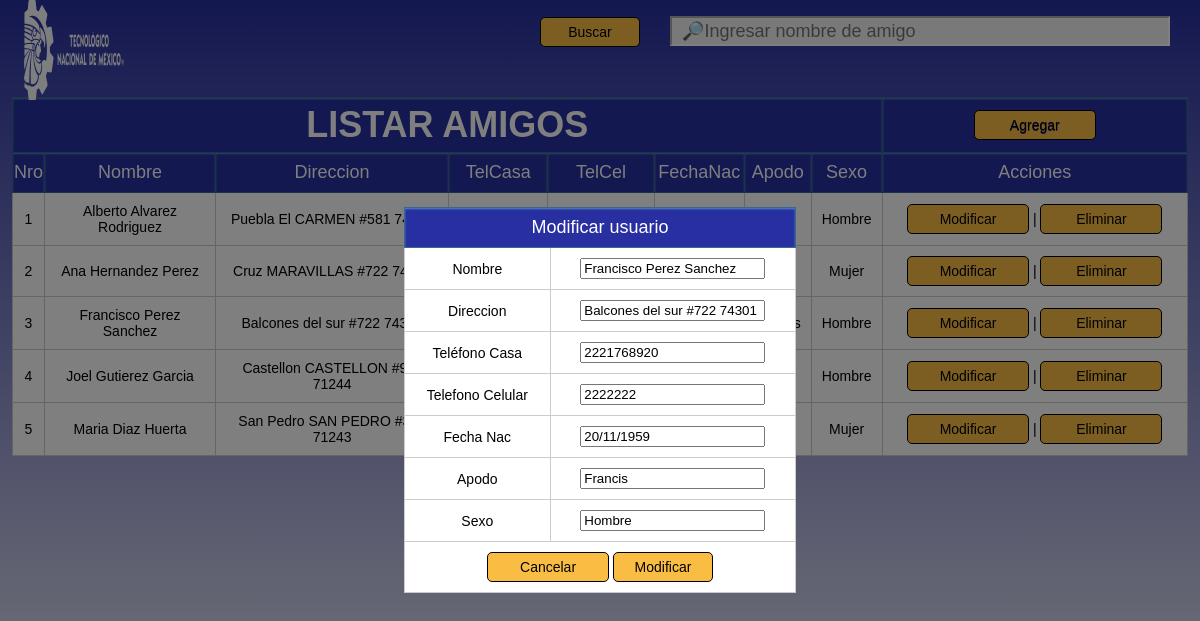
Page /editar.php?nombre=Francisco Perez Sanchez on the committed database.
### tables this page shows
CREATE TABLE Amigo(
    nombre VARCHAR(80) PRIMARY KEY,
    direccion VARCHAR(120) NOT NULL,
    telCasa VARCHAR(30) NOT NULL,
    telCel VARCHAR(30) NOT NULL,
    fechaNac VARCHAR(30) NOT NULL,
    apodo VARCHAR(50) NOT NULL,
    sexo VARCHAR(10) NOT NULL
);

### index.php (the view, shortened to what this page needs)
<?php
include_once("conexion.php");
?>
<html>
<head>
		<link rel="stylesheet" href="style.css">
</head>
<body>
    <table>
	    <img src="LOGO_TECNM_BLANCO.svg">
			<div id="barrabuscar">
		<form method="POST">
		<input type="submit" value="Buscar" name="btnbuscar"><input type="text" name="txtbuscar" id="cajabuscar" placeholder="&#128270;Ingresar nombre de amigo">
		</form>
		</div>
			<tr><th colspan="8"><h1>LISTAR AMIGOS</h1><th><a style="font-weight: normal; font-size: 14px;" onclick="abrirform()">Agregar</a></th></tr>
			<tr>
		    <th>Nro</th>
			<th>Nombre</th>
            <th>Direccion</th>
            <th>TelCasa</th>
            <th>TelCel</th>
            <th>FechaNac</th>
            <th>Apodo</th>
            <th>Sexo</th>
            <th>Acciones</th>
			</tr>
        <?php
if(isset($_POST['btnbuscar']))
{
$buscar = $_POST['txtbuscar'];
$queryamigo = mysqli_query($conn, "SELECT nombre,direccion,telCasa,telCel,fechaNac,apodo,sexo FROM amigo where nombre like '".$buscar."%'");
}
else
{
$queryamigo = mysqli_query($conn, "SELECT * FROM amigo ORDER BY nombre asc");
}
		$numerofila = 0;
        while($mostrar = mysqli_fetch_array($queryamigo))
		{
            $numerofila++;
            echo "<tr>";
			echo "<td>".$numerofila."</td>";
            echo "<td>".$mostrar['nombre']."</td>";
            echo "<td>".$mostrar['direccion']."</td>";
            echo "<td>".$mostrar['telCasa']."</td>";
			echo "<td>".$mostrar['telCel']."</td>";
            echo "<td>".$mostrar['fechaNac']."</td>";
            echo "<td>".$mostrar['apodo']."</td>";
            echo "<td>".$mostrar['sexo']."</td>";
            echo "<td style='width:26%'><a href=\"editar.php?nombre=$mostrar[nombre]\">Modificar</a> | <a href=\"eliminar.php?nombre=$mostrar[nombre]\" onClick=\"return confirm('¿Estás seguro de eliminar a $mostrar[nombre]?')\">Eliminar</a></td>";
        }
        ?>
    </table>
</body>
</html>

### editar.php (shortened to what this page needs)
<?php
include_once("conexion.php");
include_once("index.php");
$nombre = $_GET['nombre'];
$querybuscar = mysqli_query($conn, "SELECT * FROM amigo WHERE nombre='$nombre'");
while($mostrar = mysqli_fetch_array($querybuscar))
{
    $nombre = $mostrar['nombre'];
    $direccion = $mostrar['direccion'];
	$telCasa = $mostrar['telCasa'];
    $telCel = $mostrar['telCel'];
    $fechaNac = $mostrar['fechaNac'];
    $apodo = $mostrar['apodo'];
    $sexo = $mostrar['sexo'];
}
?>
<html>
<head>
		<link rel="stylesheet" href="style.css">
</head>
<body>
<div class="caja_popup2" id="formmodificar">
  <form method="POST" class="contenedor_popup" >
        <table>
		<tr><th colspan="2">Modificar usuario</th></tr>
		     <tr>
                <td>Nombre</td>
                <td><input type="text" name="txtNombre"  value="<?php echo $nombre;?>" required ></td>
            </tr>
            <tr>
                <td>Direccion</td>
                <td><input type="text" name="txtDireccion" value="<?php echo $direccion;?>" required></td>
            </tr>
            <tr>
            <td>Teléfono Casa</td>
                <td><input type="text" name="txtTelCasa" value="<?php echo $telCasa;?>" required></td>
            </tr>
            <tr>
                <td>Telefono Celular</td>
                <td><input type="text" name="txtTelCel" value="<?php echo $telCel;?>" required></td>
            </tr>
                <td>Fecha Nac</td>
                <td><input type="text" name="txtFechaNac" value="<?php echo $fechaNac;?>" required></td>
            <tr>
                <td>Apodo</td>
                <td><input type="text" name="txtApodo" value="<?php echo $apodo;?>"required></td>
            </tr>
                <td>Sexo</td>
                <td><input type="text" name="txtSexo" value="<?php echo $sexo;?>" required></td>
            <tr>
                <td colspan="2">
				<a href="index.php">Cancelar</a>
				<input type="submit" name="btnmodificar" value="Modificar" onClick="javascript: return confirm('¿Deseas modificar a este usuario?');">
				</td>
            </tr>
        </table>
    </form>
</div>
</body>
</html>

### style.css (style rules this page uses)
body { background: linear-gradient(to bottom, #2830a1, white); font-family: sans-serif; margin:0; padding:0; height: 100%; width: 100%; display: flex; flex-direction: column; }
table { text-align:center; width: 98%; border-collapse: collapse; border: 1px solid black; margin:50px auto; background: white; }
th { background: #2830a1; height: 40px; font-weight: lighter; text-shadow: 0 1px 0 #2830a1; color: white; border: 1px solid #38678f; box-shadow: inset 0px 1px 2px #568ebd; transition: all 0.2s; font-size: 18px; }
tr { border-bottom: 1px solid #cccccc; width:100%; }
td { border: 1px solid #cccccc; padding: 10px; transition: all 0.2s; font-size: 14px; }
a,input[type="submit"],button { font-size: 14px; text-align:center; width: 100px; display: inline-block; background-color:#FABD44; padding: 6px 10px; border-radius:5px; text-decoration: none; color:black; border:1px solid black; cursor:pointer; }
h1 { font-family: sans-serif; margin:5px; }
.contenedor_popup { border-radius: 5px; top: 50%; left: 50%; position: absolute; transform: translate(-50%,-50%); width:400px; border-radius: 5px; transition: all 0.2s; }
img { width:100px; height:100px; float:left; position:absolute; margin-left:2%; }
.caja_popup2 { display: block; position: absolute; padding:0; background-color:rgba(0, 0, 0, 0.5); width:100%; height:100%; }
#barrabuscar { color:white; text-align:right; }
#cajabuscar { width:500px; height:30px; font-size:18px; background-color:#f3f3f3; border-color:white; padding-left:10px; margin: 0px 30px; }

### rows in the picture
amigo: nombre "Alberto Alvarez Rodriguez", direccion "Puebla El CARMEN #581 74912", sexo "Hombre"
amigo: nombre "Ana Hernandez Perez", direccion "Cruz MARAVILLAS #722 74301", sexo "Mujer"
amigo: nombre "Francisco Perez Sanchez", direccion "Balcones del sur #722 74301", sexo "Hombre", txtNombre "Francisco Perez Sanchez", txtDireccion "Balcones del sur #722 74301", txtTelCasa "2221768920", txtTelCel "2222222", txtFechaNac "20/11/1959", txtApodo "Francis", txtSexo "Hombre"
amigo: nombre "Joel Gutierez Garcia", direccion "Castellon CASTELLON #911 71244", sexo "Hombre"
amigo: nombre "Maria Diaz Huerta", direccion "San Pedro SAN PEDRO #342 71243", sexo "Mujer"
